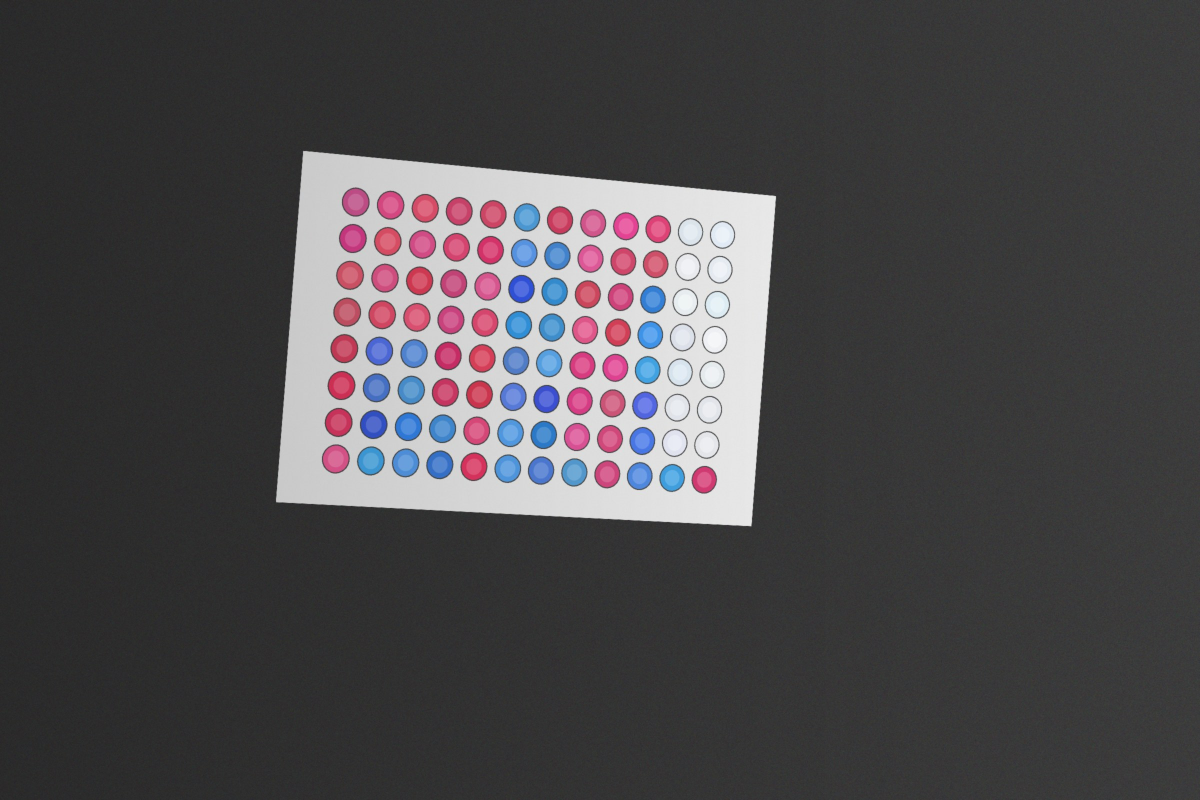
#> input picture samples/sample_01.jpg, 2400 x 1600 px (shown at 1/2 size)
$ python probe2_align.py samples/sample_01.jpg   (older library calls are emulated)
#> lines starting #> are read from the running program, lines starting #| are printed output that depends on the picture; after the words box and inside, x2 and y2 are one past the last pixel; in counts of white or black regions, pixels touching at a corner belong together
### ast_reader.py
# -*- coding: utf-8 -*-
"""96 孔药敏板图像判读管线（演示版）。

流程: 读图 → 板子检测/透视校正 → 孔位定位 → 颜色提取 → 对照孔校准判读 → MIC 推导
      → 标注图 + JSON 结果 + Excel 导出

命令行用法:
    uv run --with opencv-python --with numpy --with openpyxl --with pillow python ast_reader.py <照片路径>
"""
import argparse
import datetime
import io
import json
import os

import cv2
import numpy as np

HERE = os.path.dirname(os.path.abspath(__file__))
ROW_LETTERS = "ABCDEFGH"

try:
    from openpyxl import Workbook
    from openpyxl.styles import Alignment, Border, Font, PatternFill, Side
    HAS_OPENPYXL = True
except ImportError:
    HAS_OPENPYXL = False

try:
    from PIL import Image, ImageDraw, ImageFont
    HAS_PIL = True
except ImportError:
    HAS_PIL = False


def load_template(path):
    with open(path, "r", encoding="utf-8") as f:
        return json.load(f)


def read_image(path):
    """兼容中文/特殊路径的图片读取。"""
    data = np.fromfile(path, dtype=np.uint8)
    img = cv2.imdecode(data, cv2.IMREAD_COLOR)
    if img is None:
        raise ValueError(f"无法读取图片: {path}")
    return img


def write_image(path, img):
    ext = os.path.splitext(path)[1] or ".png"
    ok, buf = cv2.imencode(ext, img)
    if not ok:
        raise ValueError(f"无法写入图片: {path}")
    buf.tofile(path)


def order_corners(pts):
    """四点按 左上/右上/右下/左下 排序。"""
    s = pts.sum(axis=1)
    d = np.diff(pts, axis=1).ravel()
    return np.float32([pts[np.argmin(s)], pts[np.argmin(d)],
                       pts[np.argmax(s)], pts[np.argmax(d)]])


class PlateAnalyzer:
    def __init__(self, template):
        self.t = template
        self.grid = template["grid"]
        self.rows, self.cols = self.grid["rows"], self.grid["cols"]
        self.tracks = template.get("tracks")          # 行式板型（如显色法真菌药敏板）
        self.new_style = bool(self.tracks)
        self.genus = None                             # 菌属（影响颜色判读规则）
        self.pw_mm, self.ph_mm = template["plate_mm"]
        self.well_r_px = 30
        self.warnings = []

    # ---------- 1. 板子检测与透视校正 ----------
    def find_plate(self, img):
        """在照片中找板子四边形（亮板 + 暗背景）。"""
        gray = cv2.cvtColor(img, cv2.COLOR_BGR2GRAY)
        gray = cv2.GaussianBlur(gray, (5, 5), 0)
        _, bw = cv2.threshold(gray, 0, 255, cv2.THRESH_BINARY + cv2.THRESH_OTSU)
        cnts, _ = cv2.findContours(bw, cv2.RETR_EXTERNAL, cv2.CHAIN_APPROX_SIMPLE)
        if not cnts:
            return None
        h, w = gray.shape[:2]
        area_min = 0.08 * h * w
        for c in sorted(cnts, key=cv2.contourArea, reverse=True):
            if cv2.contourArea(c) < area_min:
                continue
            peri = cv2.arcLength(c, True)
            approx = cv2.approxPolyDP(c, 0.02 * peri, True)
            if len(approx) == 4:
                return order_corners(approx.reshape(4, 2).astype(np.float32))
        return None

    def warp(self, img, corners):
        ratio = self.pw_mm / self.ph_mm
        W = 1400
        H = int(round(W / ratio))
        dst = np.float32([[0, 0], [W - 1, 0], [W - 1, H - 1], [0, H - 1]])
        M = cv2.getPerspectiveTransform(corners, dst)
        warped = cv2.warpPerspective(img, M, (W, H))
        self.well_r_px = int(round(self.t["well_diameter_mm"] / 2 * W / self.pw_mm))
        return warped, M, (W, H)

    # ---------- 2. 孔位定位 ----------
    def template_centers(self, W, H):
        sx, sy = W / self.pw_mm, H / self.ph_mm
        ox, oy = self.grid.get("origin_mm", [14.38, 11.24])
        pitch = self.grid.get("pitch_mm", 9.0)
        pts = {}
        for i in range(self.rows):
            for j in range(self.cols):
                pts[f"{ROW_LETTERS[i]}{j + 1}"] = (
                    int(round((ox + j * pitch) * sx)), int(round((oy + i * pitch) * sy)))
        return pts

    # [43 lines left out: function refine_centers, not called in this run]

    # ---------- 颜色分级（蓝→紫→粉→粉白→白） ----------
    COLOR_LABELS = {"blue": "蓝色（无生长）", "purple": "紫色（临界）",
                    "pink": "粉红（生长）", "pink_white": "粉白（生长）",
                    "white": "白色（生长）"}

    # [23 lines left out: functions _color_class, _color_status, not called in this run]

    def _color_label(self, color):
        rules = (self.t.get("detection") or {}).get("color_rules") or {}
        return (rules.get(color) or {}).get("label") or self.COLOR_LABELS.get(color, color)

    # ---------- 2b. 孔位网格自动校准 ----------
    # [56 lines left out: functions _fit_axis, _fit_from_profiles, _pitch_of, not called in this run]

    @staticmethod
    def _smooth(v, k=5):
        return np.convolve(v.astype(np.float32), np.ones(k, np.float32) / k, mode="same")

    # [1211 lines left out: functions hough_grid, fit_grid, grid_score, align_grid_offset, grid_rim_score, locate_wells and 13 more, not called in this run]


# [2 lines that do not run on import are left out]

### probe2_align.py
# -*- coding: utf-8 -*-
"""细查配准：用霍夫圆检测真实孔位网格，与模板网格对比，定位漂移。

用法（在 ast-demo 目录）:
    uv run --with opencv-python --with numpy python probe2_align.py <照片路径>
"""
import os
import sys

import cv2
import numpy as np

from ast_reader import PlateAnalyzer, load_template, read_image, write_image

HERE = os.path.dirname(os.path.abspath(__file__))
ROWS = "ABCDEFGH"


def clusters(vals, tol):
    vals = np.sort(np.asarray(vals, float))
    groups = [[vals[0]]]
    for v in vals[1:]:
        if v - groups[-1][-1] <= tol:
            groups[-1].append(v)
        else:
            groups.append([v])
    return [float(np.mean(g)) for g in groups]


def main():
    path = sys.argv[1]
    img = read_image(path)
#> in read_image, img is the input picture: shape (1600, 2400, 3); mean B, G, R 75.4, 72.8, 75.2
    t = load_template(os.path.join(HERE, "template.json"))
#> (reads template.json from the repository)
    an = PlateAnalyzer(t)
    c = an.find_plate(img)
#> in find_plate, `gray = cv2.cvtColor(img, cv2.COLOR_BGR2GRAY)`:
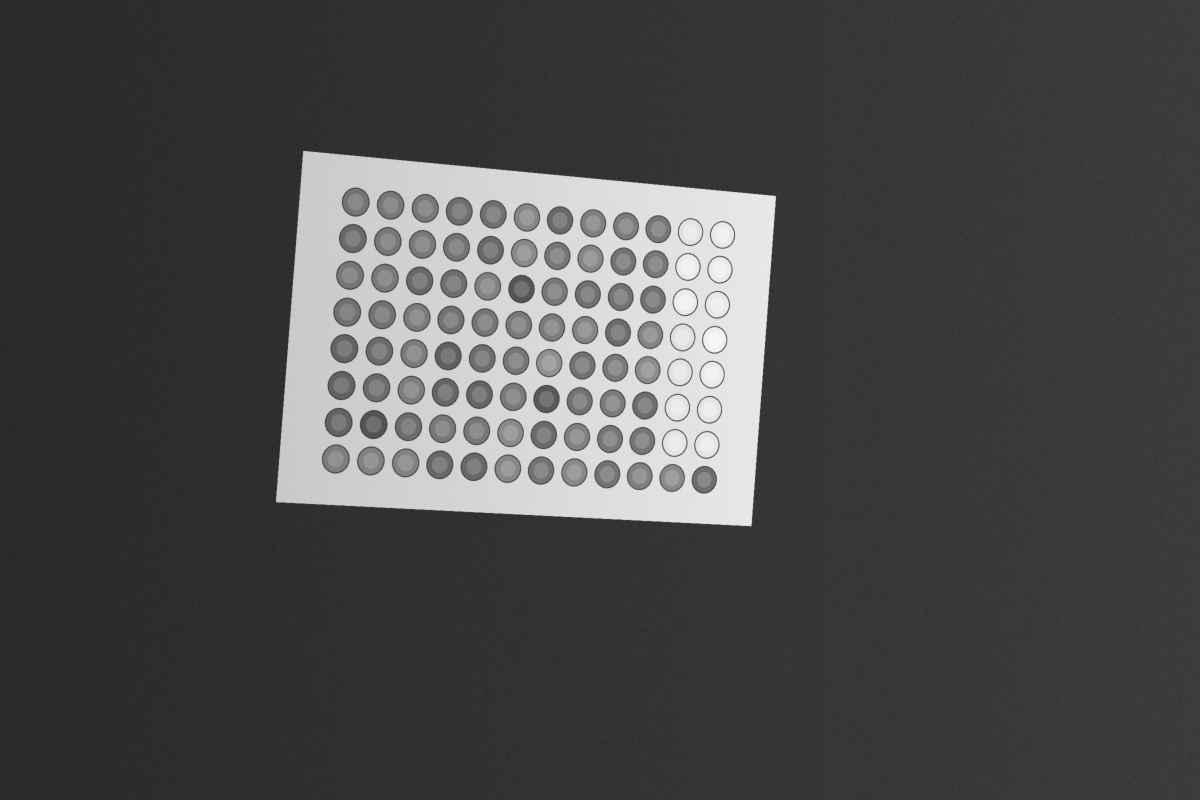
#> gray: shape (1600, 2400) (shown at 1/2 size); min 35, max 250, mean 73.8
#> in find_plate, `_, bw = cv2.threshold(gray, 0, 255, cv2.THRESH_BINARY + cv2.THRESH_OTSU)`:
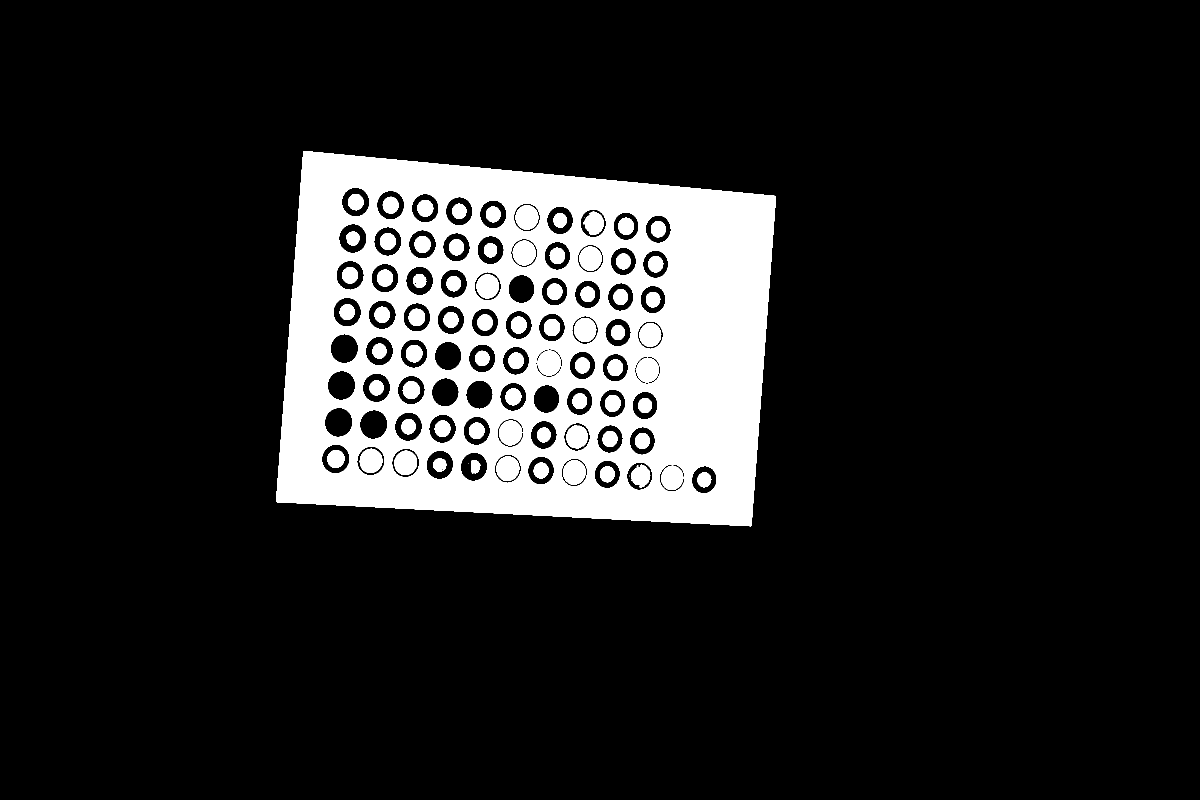
#> bw: shape (1600, 2400) (shown at 1/2 size); 13.9% white; 78 white regions (4 under 20 px)
#> in find_plate, `cnts, _ = cv2.findContours(bw, cv2.RETR_EXTERNAL, cv2.CHAIN_APPROX_SIM..`: cnts = 1 contour; box (x1, y1, x2, y2) and area: (552, 302, 1552, 1053) 648760
#> the loop in find_plate, `for c in sorted(cnts, key=cv2.contourArea, reverse=True):` made 1 pass
#> (peri, approx, s in order_corners, d in order_corners) on pass 1: (3354.5, [[606, 303], [554, 1004], [1502, 1051], [1551, 392]], [909, 1558, 2553, 1943], [-303, 450, -451, -1159])
#> c = [[606, 303], [1551, 392], [1502, 1051], [554, 1004]]
    warped, M, (W, H) = an.warp(img, c)
#> in warp, `M = cv2.getPerspectiveTransform(corners, dst)`: M = [[1.33, 0.0986, -835.5], [-0.12, 1.28, -313.6], [-6.05e-05, -4.67e-06, 1]]
#> in warp, `warped = cv2.warpPerspective(img, M, (W, H))`:
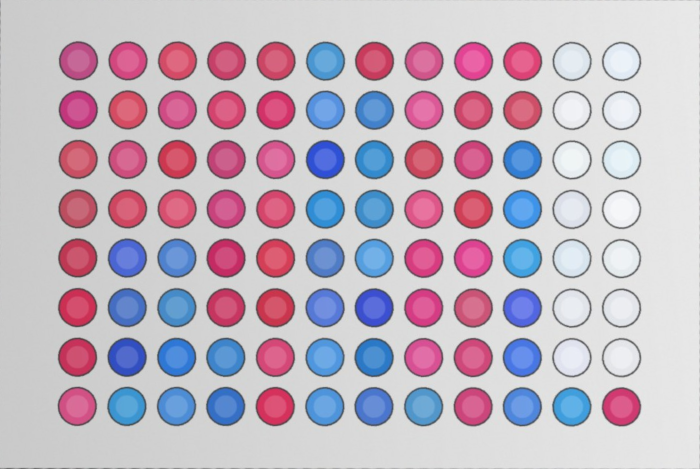
#> warped: shape (937, 1400, 3) (shown at 1/2 size); mean B, G, R 195.4, 180.9, 194.6
#> W = 1400; H = 937
    write_image(os.path.join(HERE, "outputs", "probe_warped.png"), warped)
    gray = cv2.cvtColor(warped, cv2.COLOR_BGR2GRAY)
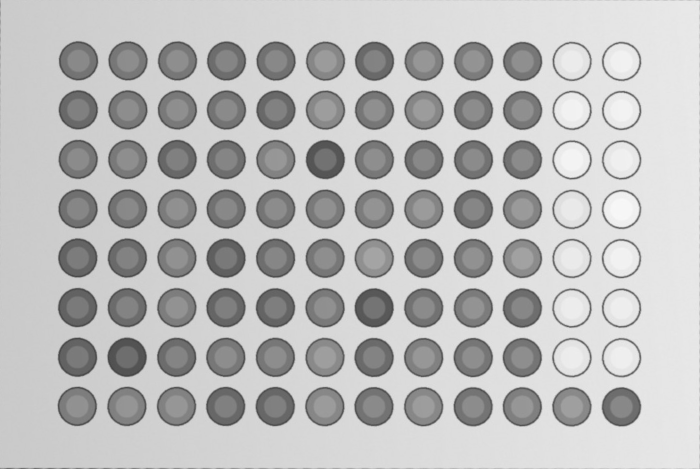
#> gray: shape (937, 1400) (shown at 1/2 size); min 58, max 247, mean 186.6

    # 1. 霍夫圆检测真实孔位
    blur = cv2.medianBlur(gray, 5)
    circles = cv2.HoughCircles(blur, cv2.HOUGH_GRADIENT, dp=1.5,
                               minDist=int(an.well_r_px * 1.5), param1=120, param2=28,
                               minRadius=int(an.well_r_px * 0.55),
                               maxRadius=int(an.well_r_px * 1.5))
#> circles = 96 rows, first 8: [551.2, 318.8, 39.2], [452.2, 318.8, 39.2], [551.2, 417.8, 39.2], [1242.8, 714.8, 39.65], [551.2, 219.8, 39.2], [846.8, 714.8, 39.35], [1242.8, 516.8, 35.45], [1242.8, 615.8, 35.45]
    n = 0 if circles is None else len(circles[0])
#> n = 96
    print("霍夫圆检出:", n)
#| 霍夫圆检出: 96
    xs = ys = None
    if circles is not None:
        xs = clusters([c0[0] for c0 in circles[0]], 25)
#> in clusters, `vals = np.sort(np.asarray(vals, float))`: vals = 96 values from 153.8 to 1242.8
#> in clusters, `groups = [[vals[0]]]`: groups = [[153.8]]
#> the loop in clusters, `for v in vals[1:]:` made 95 passes
#> v on passes 1 to 12: 153.8, 153.8, 155.2, 155.2, 156.8, 156.8, 158.2, 252.8, 252.8, 254.2, 254.2, 255.8
#> after the loop in clusters, `for v in vals[1:]:`: groups = 12 items
#> xs = [155.4, 254.6, 353.4, 451.5, 550.7, 650.4, 747.8, 847.1, 947.1, 1044.2, 1143.9, 1242.8]
        ys = clusters([c0[1] for c0 in circles[0]], 25)
#> the loop in clusters (call 2), `for v in vals[1:]:` made 95 passes
#> v on passes 1 to 12: 120.8, 120.8, 120.8, 120.8, 120.8, 120.8, 122.2, 122.2, 122.2, 122.2, 123.8, 216.8
#> ys = [121.4, 219.4, 319.4, 417.5, 516, 615.2, 714.5, 812.9]
        print(f"检出网格: {len(ys)} 行 x {len(xs)} 列")
#| 检出网格: 8 行 x 12 列
        print("列中心:", [round(x, 1) for x in xs])
#| 列中心: [155.4, 254.6, 353.4, 451.5, 550.7, 650.4, 747.8, 847.1, 947.1, 1044.2, 1143.9, 1242.8]
        print("行中心:", [round(y, 1) for y in ys])
#| 行中心: [121.4, 219.4, 319.4, 417.5, 516.0, 615.2, 714.5, 812.9]

    tc = an.template_centers(W, H)
#> in template_centers, `sx, sy = W / self.pw_mm, H / self.ph_mm`: sx = 10.96
#> after the loop in template_centers, `for i in range(self.rows):`: pts = 96 items
#> tc = 96 items
    tmpl_xs = sorted({tc[f"A{j + 1}"][0] for j in range(12)})
#> tmpl_xs = [158, 256, 355, 453, 552, 651, 749, 848, 947, 1045, 1144, 1242]
    tmpl_ys = sorted({tc[f"{L}1"][1] for L in ROWS})
#> tmpl_ys = [123, 222, 321, 419, 518, 616, 715, 814]
    print("模板列中心:", tmpl_xs)
#| 模板列中心: [158, 256, 355, 453, 552, 651, 749, 848, 947, 1045, 1144, 1242]
    print("模板行中心:", tmpl_ys)
#| 模板行中心: [123, 222, 321, 419, 518, 616, 715, 814]

    # 2. 逐孔对比度（正 = 孔中心比孔间缝隙暗，说明采到孔内）
    def patch(px, py, r=3):
        px, py = int(px), int(py)
        if px - r < 0 or py - r < 0 or px + r + 1 > W or py + r + 1 > H:
            return None
        return float(gray[py - r:py + r + 1, px - r:px + r + 1].mean())

    half_px = int(round(an.grid.get("pitch_mm", 9.0) / 2 * W / t["plate_mm"][0]))
#> half_px = 49
    strength, neg = {}, []
    for L in ROWS:
        for j in range(1, 13):
            cx, cy = tc[f"{L}{j}"]
            ci = patch(cx, cy)
            gaps = [patch(cx + half_px, cy), patch(cx - half_px, cy),
                    patch(cx, cy + half_px), patch(cx, cy - half_px)]
            gaps = [g for g in gaps if g is not None]
            if ci is None or not gaps:
                continue
            con = float(np.mean(gaps) - ci)
            strength[f"{L}{j}"] = con
            if con <= 0:
                neg.append(f"{L}{j}({con:.0f})")
#> this loop made 8 passes
    print("\n逐孔对比度（模板定位，正=采到孔内）:")
    for L in ROWS:
        print(f"  {L}  " + " ".join(f"{strength.get(f'{L}{j}', 0):4.0f}" for j in range(1, 13)))
#> this loop made 8 passes
#|   A    68   67   68   79   79   62   88   70   76   82   -8  -12
#|   B    78   67   68   74   85   59   76   65   83   82  -14  -13
#|   C    66   66   82   79   64  102   76   84   83   85  -16  -11
#|   D    71   70   65   76   74   72   71   65   88   70   -7  -18
#|   E    81   77   64   91   80   73   54   81   77   62   -8  -13
#|   F    83   76   63   85   87   72  102   81   75   89  -11   -9
#|   G    83   97   77   70   73   58   87   68   79   82  -10  -11
#|   H    59   58   59   83   85   60   80   63   82   74   67   92
    print("负对比孔:", "、".join(neg) if neg else "无")
#| 负对比孔: A11(-8)、A12(-12)、B11(-14)、B12(-13)、C11(-16)、C12(-11)、D11(-7)、D12(-18)、E11(-8)、E12(-13)、F11(-11)、F12(-9)、G11(-10)、G12(-11)

    # 3. 全孔 HSV 表（模板定位）
    hsv = cv2.cvtColor(warped, cv2.COLOR_BGR2HSV)
#> hsv: shape (937, 1400, 3); mean H, S, V 66.8, 44.5, 209.4
    rr = int(an.well_r_px * 0.42)
    yy, xx = np.mgrid[0:H, 0:W]
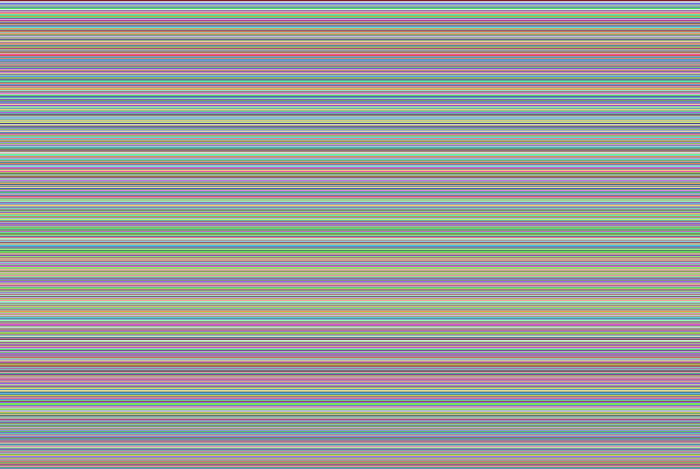
#> yy: shape (937, 1400) int64 (shown at 1/2 size); 937 distinct labels, from 0 to 936; one colour per label, 0 black
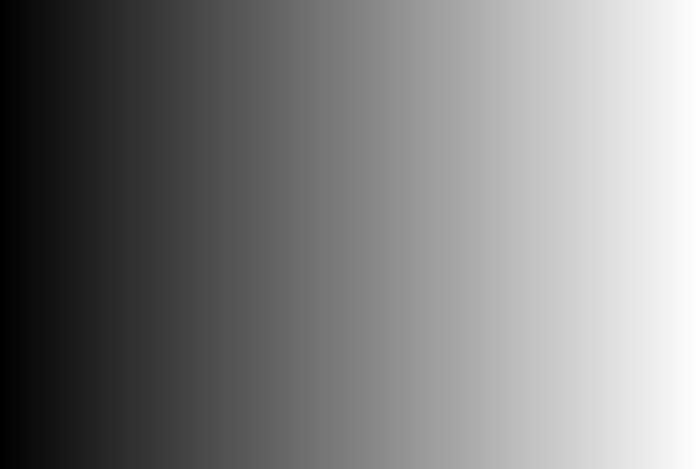
#> xx: shape (937, 1400) int64 (shown at 1/2 size); min 0, max 1399, mean 699.5; drawn with min black and max white
    print("\n中位 HSV 表 H/S（模板定位）:")
    for L in ROWS:
        line = []
        for j in range(1, 13):
            cx, cy = tc[f"{L}{j}"]
            mask = (xx - cx) ** 2 + (yy - cy) ** 2 <= rr * rr
            h, s, v = np.median(hsv[mask], axis=0)
            line.append(f"{int(h):3d}/{int(s):3d}")
        print(f"  {L}  " + " ".join(line))

    # 4. 若霍夫网格为 8x12，用它重新采样颜色
    if xs is not None and len(xs) == 12 and len(ys) == 8:
        print("\n用霍夫网格重新采样分色图:")
        for L, cy in zip(ROWS, ys):
            line = ""
            for cx in xs:
                mask = (xx - int(cx)) ** 2 + (yy - int(cy)) ** 2 <= rr * rr
                h, s, v = np.median(hsv[mask], axis=0)
                line += "P" if (h >= 150 and s > 60) else ("b" if (90 <= h <= 135 and s > 50) else "?")
            print(f"  {L}  {line}")
#> this loop made 8 passes
#> (L, cy) on passes 1 to 8: ('A', 121.4), ('B', 219.4), ('C', 319.4), ('D', 417.5), ('E', 516), ('F', 615.2), ('G', 714.5), ('H', 812.9)
#|   A  PPPPPbPPPP??
#|   B  PPPPPbbPPP??
#|   C  PPPPPbbPPb??
#|   D  PPPPPbbPPb??
#|   E  PbbPPbbPPb??
#|   F  PbbPPbbPPb??
#|   G  PbbbPbbPPb??
#|   H  PbbbPbbbPbbP


if __name__ == "__main__":
    main()
